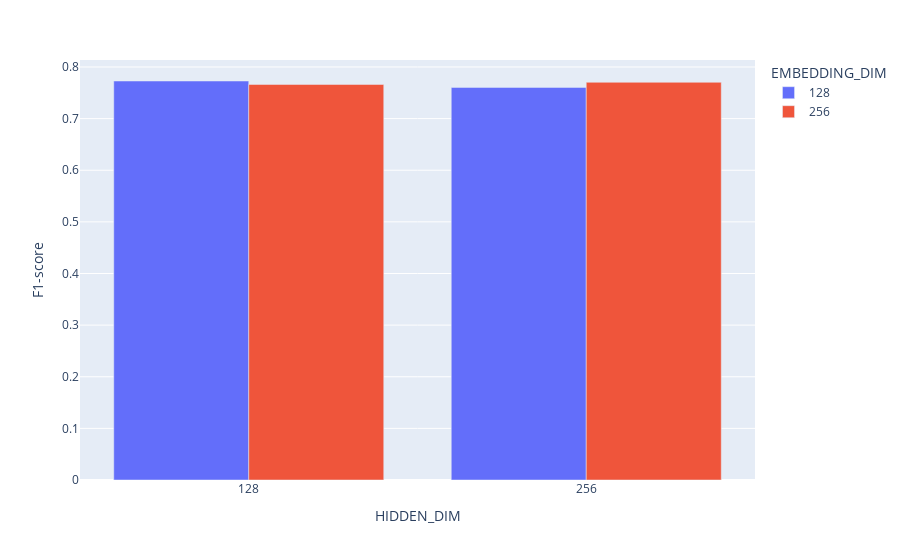

Notebook cell for this chart:
### Code cell
subdf_gridsearch = df_gridsearch[(df_gridsearch["BIDIRECTIONAL"] == "True") & (df_gridsearch["N_LAYERS"] == "3") & (df_gridsearch["DROPOUT"] == "0.5")]
px.bar(subdf_gridsearch, x="HIDDEN_DIM", y="F1-score", color="EMBEDDING_DIM", barmode='group', hover_data=subdf_gridsearch.columns)

### Figure 1 — Plotly figure (JSON) as saved in the notebook; plotly's stock layout.template omitted (floating-point values rounded to 4 significant figures)
{"data": [{"alignmentgroup": "True", "customdata": [["128", "3", "0.5", "True", 0.3697, 0.8057, 0.7476], ["128", "3", "0.5", "True", 0.363, 0.7786, 0.7476]], "hovertemplate": "EMBEDDING_DIM=%{customdata[0]}<br>HIDDEN_DIM=%{x}<br>F1-score=%{y}<br>N_LAYERS=%{customdata[1]}<br>DROPOUT=%{customdata[2]}<br>BIDIRECTIONAL=%{customdata[3]}<br>Loss=%{customdata[4]}<br>Precision=%{customdata[5]}<br>Recall=%{customdata[6]}<extra></extra>", "legendgroup": "128", "marker": {"color": "#636efa", "pattern": {"shape": ""}}, "name": "128", "offsetgroup": "128", "orientation": "v", "showlegend": true, "textposition": "auto", "type": "bar", "x": ["128", "256"], "xaxis": "x", "y": [0.7729, 0.7605], "yaxis": "y"}, {"alignmentgroup": "True", "customdata": [["256", "3", "0.5", "True", 0.3701, 0.7736, 0.772], ["256", "3", "0.5", "True", 0.3788, 0.7724, 0.7658]], "hovertemplate": "EMBEDDING_DIM=%{customdata[0]}<br>HIDDEN_DIM=%{x}<br>F1-score=%{y}<br>N_LAYERS=%{customdata[1]}<br>DROPOUT=%{customdata[2]}<br>BIDIRECTIONAL=%{customdata[3]}<br>Loss=%{customdata[4]}<br>Precision=%{customdata[5]}<br>Recall=%{customdata[6]}<extra></extra>", "legendgroup": "256", "marker": {"color": "#EF553B", "pattern": {"shape": ""}}, "name": "256", "offsetgroup": "256", "orientation": "v", "showlegend": true, "textposition": "auto", "type": "bar", "x": ["256", "128"], "xaxis": "x", "y": [0.7704, 0.7662], "yaxis": "y"}], "layout": {"barmode": "group", "legend": {"title": {"text": "EMBEDDING_DIM"}, "tracegroupgap": 0}, "margin": {"t": 60}, "xaxis": {"anchor": "y", "domain": [0, 1], "title": {"text": "HIDDEN_DIM"}}, "yaxis": {"anchor": "x", "domain": [0, 1], "title": {"text": "F1-score"}}}}
